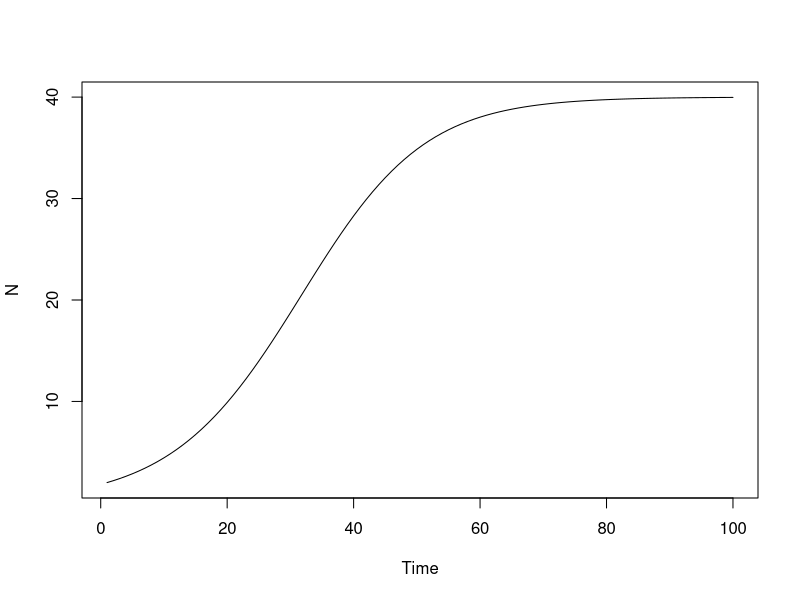
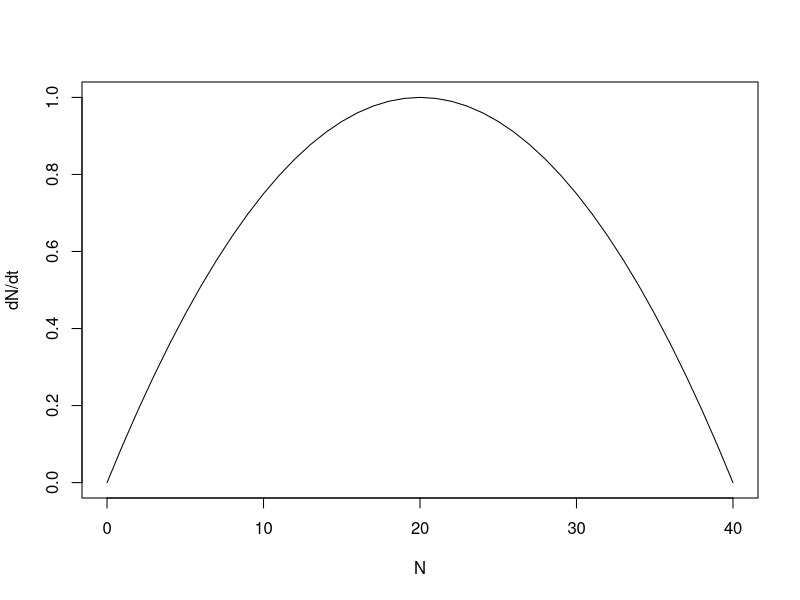
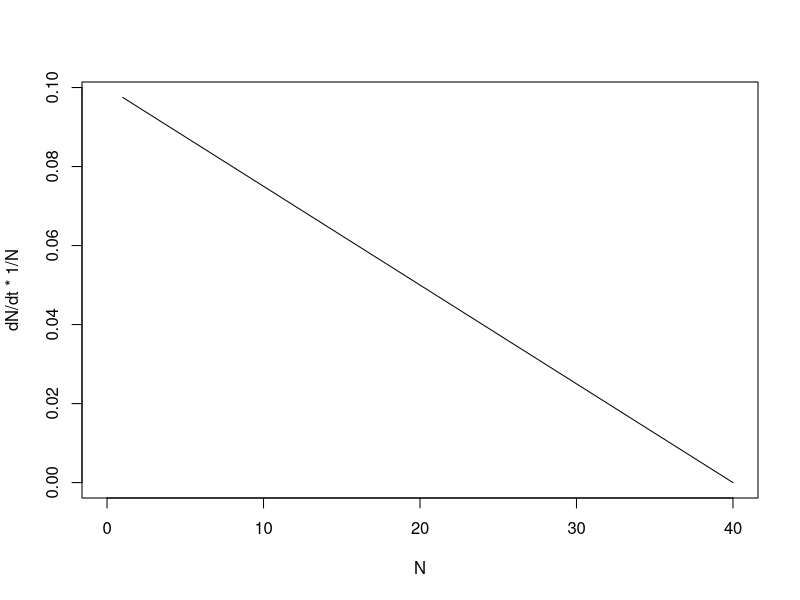
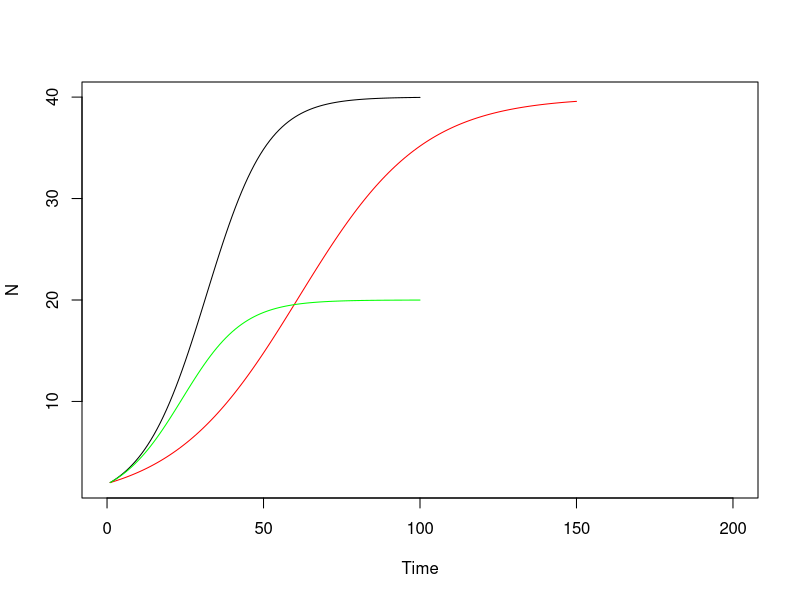
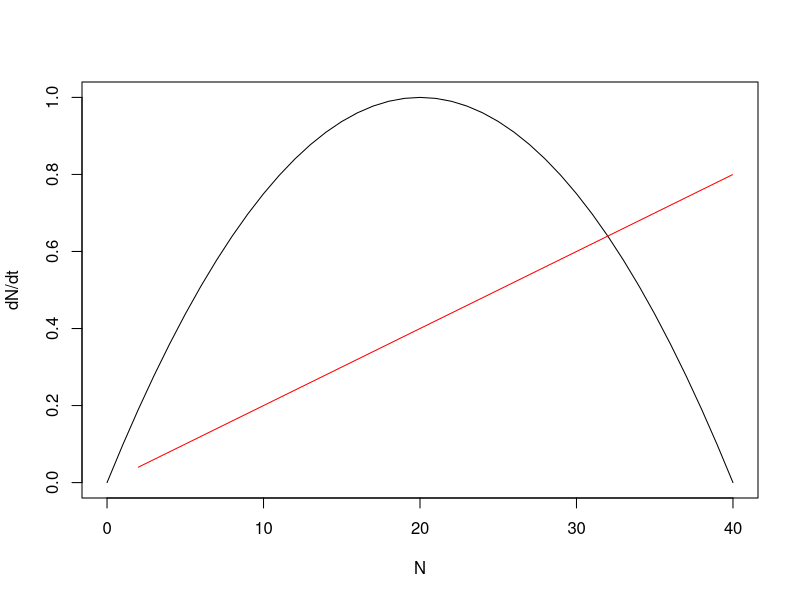
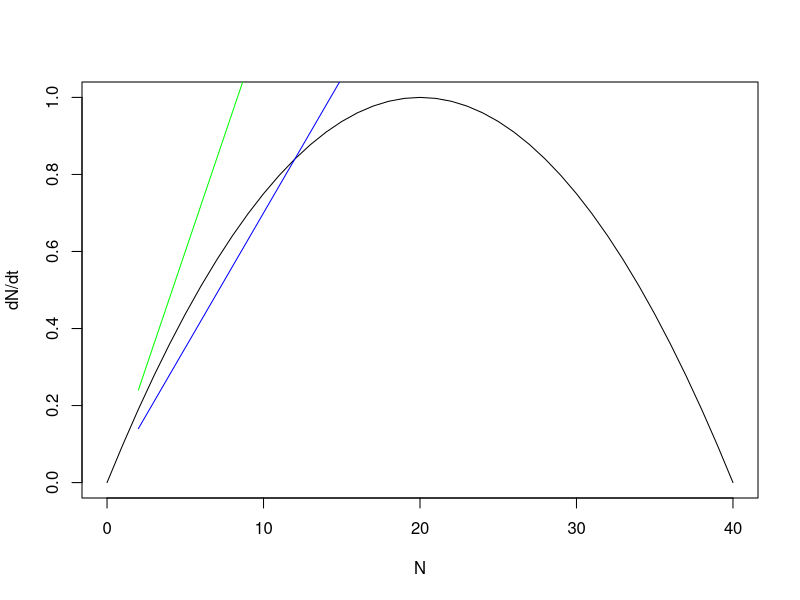
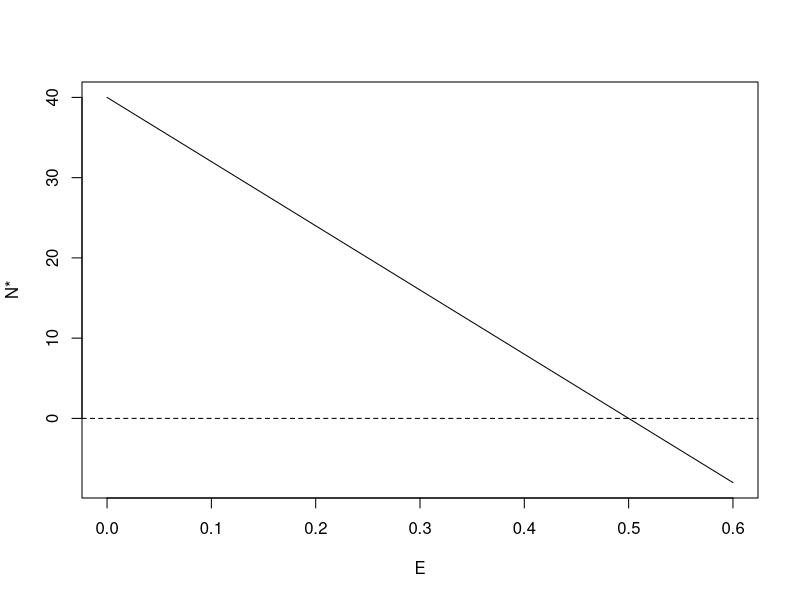
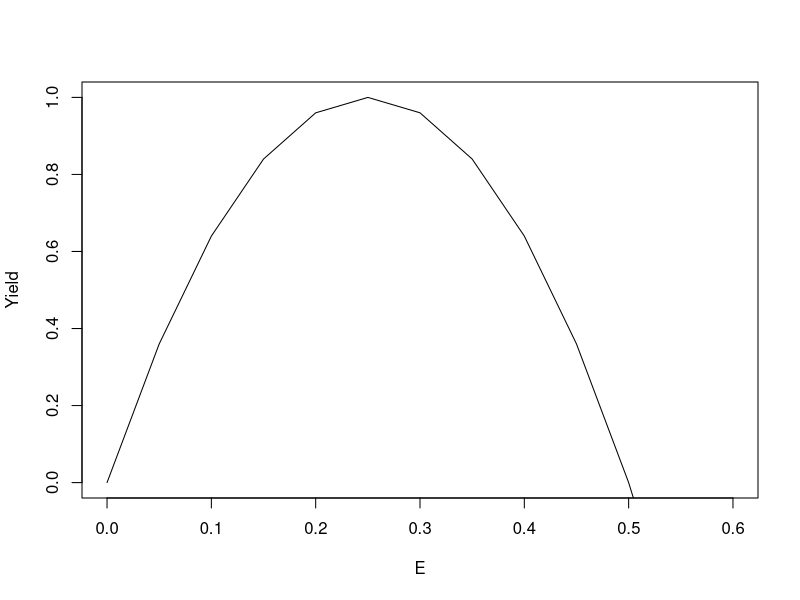

Generate these figures, in order, with R:
## ---- chunk 1
knitr::opts_chunk$set(echo = TRUE)
## ---- chunk 2
rm(list = ls()) # It is often a good practice to start your scrpits with this command, 
# which clears the workspace (console, "calculator") from all objects. 
# *Note though that if you want to start a completely clean R session you need to 
# quit the program the usual way.

# Two parameters govern the dynamics of the population: the growth rate (r) and  
# the carrying capacity (K).
# We can give them arbitrary values, it does not really matter here.
r <- 0.1
K <- 40

# We also need to set the initial population density and the time range 
N_ini <- 2
t <- 100

# Now we can calculate the density at the next time step!
N2 <- r * N_ini * (1-(N_ini/K)) + N_ini
N3 <- r * N2 * (1-(N2/K)) + N2
#... etc etc
## ---- chunk 3
#for (each of these values) {
#    do the commands between the curly brackets
#}
## ---- chunk 4
vec <- seq(1, 20, 1)
vec
vec[3] # the third element in vec is 3
## ---- chunk 5
# Create an empty vector to store the values in
N <- rep(NA, t) # this repeats NA t times
N[1] <- N_ini   # Set element number 1 to N_ini


for (i in 2:t) { # this performs the calculation in the loop from 2 to t, i is the current value
  N[i] <- r * N[i-1] * (1-(N[i - 1]/K)) + N[i-1]
}

## ---- chunk 6
# Plot how population abundance change over time
plot(y = N, x = 1:t, xlab = "Time", ylab = "N", type = "l")
## ---- chunk 7
## We can start by creating a vector of N-values (ranging from 0 to carrying capacity):
N_vec <- seq(from = 0, to = K, by = 1)
N_vec

## Population growth rate
growth_pop <- r * N_vec * (1-(N_vec/K))

# Plot how population growth rate varies with population density
plot(growth_pop ~ N_vec, xlab = "N", ylab = "dN/dt", type = "l")

## Per capita growth rate
growth_cap <- growth_pop / N_vec

# Plot how per capita growth rate varies with population density
plot(growth_cap ~ N_vec, xlab = "N", ylab = "dN/dt * 1/N", type = "l")
## ---- chunk 8
# Create a new vector with r being half as large
N2 <- rep(NA, t)
N2[1] <- N_ini
for (i in 2:150) {
N2[i] <- (r/2) * N2[i-1] * (1-(N2[i - 1]/K)) + N2[i-1]
}

# Create a new vector with K being half as large
N3 <- rep(NA, t)
N3[1] <- N_ini
for (i in 2:t) {
N3[i] <- r * N3[i-1] * (1-(N3[i - 1]/(K/2))) + N3[i-1]
}

# To plot population abundance change over time: Plot the original plot and add the two lines by the command “lines”. Note that we have change the scale on the x axis to capture the asymptote for N2:
plot(y = N, x = 1:t, xlab = "Time", ylab = "N", type = "l", xlim =c(0,200) )
lines(y = N2, x = 1:150, col="red")
lines(y = N3, x = 1:t, col="green")
## ---- chunk 9
plot(growth_pop ~ N_vec, xlab = "N", ylab = "dN/dt", type = "l")
q <- 0.2
E <- 0.1
lines(q*E*N ~ N, col="red")
## ---- chunk 10
plot(growth_pop ~ N_vec, xlab = "N", ylab = "dN/dt", type = "l")
q <- 0.2
E <- 0.35
lines(q*E*N ~ N, col="blue") # Stability of the equilibrium is the same!

## Try even higher Effort:
E <- 0.6
lines(q*E*N ~ N, col="green")
## ---- chunk 11
E <- seq(from = 0, to = 0.6, by = 0.05)
N_eq <- (1 - q*E/r)*K

plot(N_eq ~ E, type = "l", xlab = "E", ylab = "N*")
abline(a = 0, b = 0, lty = 2)
## ---- chunk 12
Y <- q*E*(K*(1 - q*E/r))
plot(Y ~ E, type = "l", xlab = "E", ylab = "Yield", ylim = c(0, 1))
## ---- chunk 13
## Testing different r and K values for yield~effort plot
## Basically, below we recreate the last two figures while varying r and K by scaling 
## them with 0.5 and 2! ** Note, it is generally not very good practice to overwrite 
## objects like below, but at the same time creating new objects with slightly different 
## names is not perfect either. Both methods are quite error prone for different reasons, 
## and we can discuss other more safe options!
q <- 0.2
E <- seq(from = 0, to = 0.6, by = 0.05)
K <- 40
r <- 0.1

Y <- q*E*(K*(1 - q*E/r))
plot(Y ~ E, type = "l", xlab = "E", ylab = "Yield", ylim = c(0, 2.5))

Y <- q*E*(K*(1 - q*E/(r*0.5)))
lines(Y ~ E, type = "l", xlab = "E", ylab = "Yield", ylim = c(0, 1), col = "blue")

Y <- q*E*(K*(1 - q*E/(r*2)))
lines(Y ~ E, type = "l", xlab = "E", ylab = "Yield", ylim = c(0, 1), col = "blue", lty = 2)

Y <- q*E*((K*0.5)*(1 - q*E/r))
lines(Y ~ E, type = "l", xlab = "E", ylab = "Yield", ylim = c(0, 1), col = "red")

Y <- q*E*((K*2)*(1 - q*E/r))
lines(Y ~ E, type = "l", xlab = "E", ylab = "Yield", ylim = c(0, 1), col = "red", lty = 2)

legend("topleft", 
       c("default: r=0.1, K=40", 
         "r=0.05, K=40", 
         "r=0.2, K=40",
         "r=0.1, K=20",
         "r=0.1, K=80"),
       lty = c(1,1,2,1,2),
       col = c("black", "blue", "blue", "red", "red"),
       bty = "n")

## Testing different r and K values for N*~effort plot
E <- seq(from = 0, to = 0.6, by = 0.05)
N_eq <- (1 - q*E/r)*K
plot(N_eq ~ E, type = "l", xlab = "E", ylab = "N*")
abline(a = 0, b = 0, lty = 2)

N_eq <- (1 - q*E/(r*0.5))*K
lines(N_eq ~ E, type = "l", xlab = "E", ylab = "N*", col = "blue")

N_eq <- (1 - q*E/(r*2))*K
lines(N_eq ~ E, type = "l", xlab = "E", ylab = "N*", lty = 2, col = "blue")

N_eq <- (1 - q*E/(r))*K*0.5
lines(N_eq ~ E, type = "l", xlab = "E", ylab = "N*", col = "red")

N_eq <- (1 - q*E/(r))*K*2
lines(N_eq ~ E, type = "l", xlab = "E", ylab = "N*", lty = 2, col = "red")

legend("topright", 
       c("default: r=0.1, K=40", 
         "r=0.05, K=40", 
         "r=0.2, K=40",
         "r=0.1, K=20",
         "r=0.1, K=80"),
       lty = c(1,1,2,1,2),
       col = c("black", "blue", "blue", "red", "red"),
       bty = "n")
## ---- chunk 14
## Introduce the parameter K_0
K_0 <- 10

## Population-level growth rate
G <- r * N_vec * ((N_vec/K_0)-1) * (1-(N_vec/K))

plot(G ~ N_vec, type = "l", xlab = "N", ylab = "dN/dt")
abline(a = 0, b = 0, lty = 2)

## Per capita growth
plot(G/N_vec ~ N_vec, type = "l", xlab = "N", ylab = "dN/dt*1/N", ylim = c(0, 0.06))
## ---- chunk 15
qE <- r*((N_vec/K_0)-1)*(1-N_vec/K)

plot(N_vec ~ qE, type = "l", xlab = "E", ylab = "N*", xlim = c(0, 0.06))
abline(a = 25, b = 0, col = "red")
## ---- chunk 16
## Yield ~ E
plot(qE*N_vec ~ qE, type = "l", xlab = "E", ylab = "Yield", xlim = c(0, 0.06))
abline(a = 0, b = 25, col = "red")
